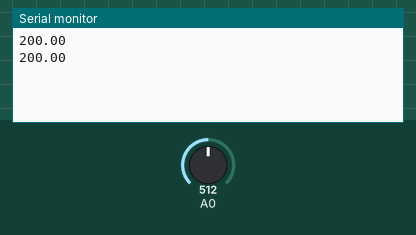
Recording of a sketch running on a simulated Arduino Uno, built with avr-gcc and run on an emulated ATmega328P. Parts: the last lines printed to the serial monitor. The test bench sets the inputs (shaded band); at power-on: A0 = 512.

Above: at 5.8 s.
5.9 s: A0 set to 716
At 11.4 s:
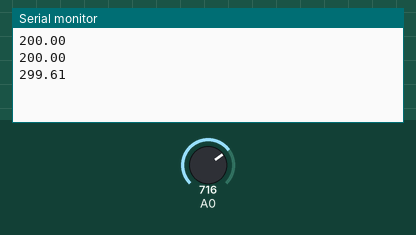
11.9 s: A0 set to 900
At 16.4 s:
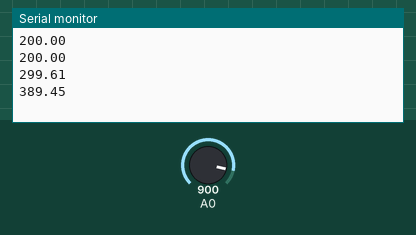
Timing chart, 0 to 17.9 s (numbered marks = the images above; inputs shaded):
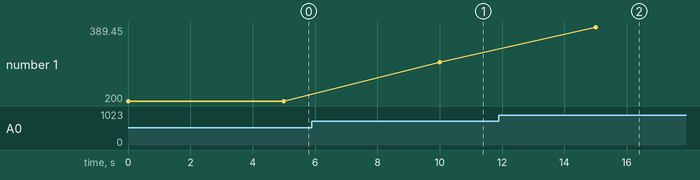

The sketch:

circuiot10.ino
```cpp
/*     ---------------------------------------------------------
 *     |  Arduino Experimentation Kit Example Code             |
 *     |  CIRC-10 .: Temperature :. (TMP36 Temperature Sensor) |
 *     ---------------------------------------------------------
 *
 *  A simple program to output the current temperature to the IDE's debug window
 *
 *  For more details on this circuit: http://tinyurl.com/c89tvd
 */

//TMP36 Pin Variables
int temperaturePin = 0; //the analog pin the TMP36's Vout (sense) pin is connected to
                        //the resolution is 10 mV / degree centigrade
                        //(500 mV offset) to make negative temperatures an option

/*
 * setup() - this function runs once when you turn your Arduino on
 * We initialize the serial connection with the computer
 */
void setup()
{
  Serial.begin(9600);  //Start the serial connection with the copmuter
                       //to view the result open the serial monitor
                       //last button beneath the file bar (looks like a box with an antenae)
}

void loop()                     // run over and over again
{
 float temperature = getVoltage(temperaturePin);  //getting the voltage reading from the temperature sensor
 temperature = (temperature - .5) * 100;          //converting from 10 mv per degree wit 500 mV offset
                                                  //to degrees ((volatge - 500mV) times 100)
 Serial.println(temperature);                     //printing the result
 delay(5000);                                     //waiting a second
}

/*
 * getVoltage() - returns the voltage on the analog input defined by
 * pin
 */
float getVoltage(int pin){
 return (analogRead(pin) * .004882814); //converting from a 0 to 1024 digital range
                                        // to 0 to 5 volts (each 1 reading equals ~ 5 millivolts
}
```

Measured:
- after the input at 5.9 s, the serial monitor: prints a new line after 4.1 s (image 1)
- after the input at 11.9 s, the serial monitor: prints a new line after 3.1 s (image 2)
- plotted number 1: 200 → 299.61 after the input at 5.9 s, 299.61 → 389.45 after the input at 11.9 s
